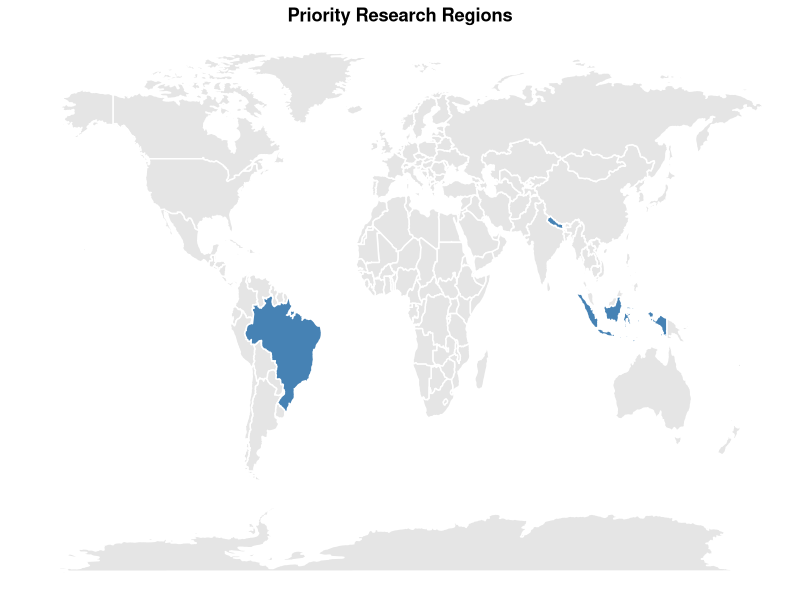
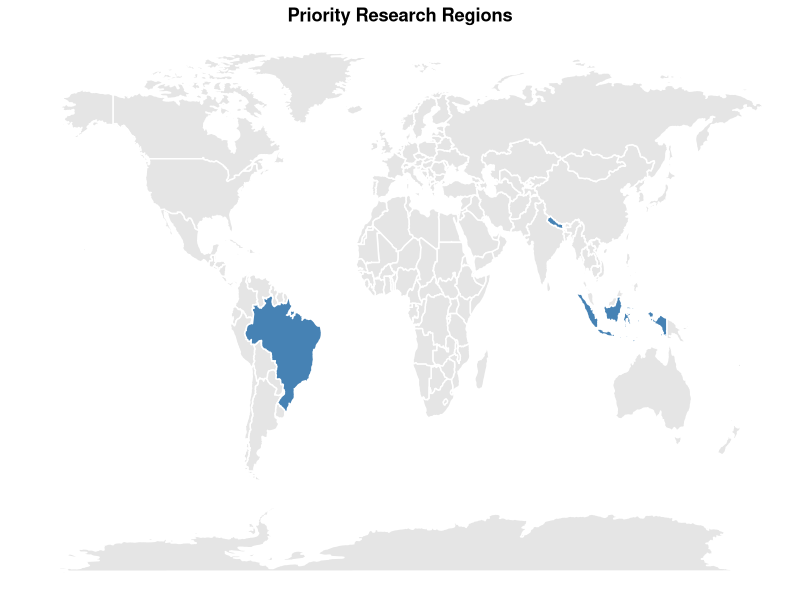

Source code (R) for these figures, in order:
# Simple version - minimal dependencies
library(ggplot2)
library(maps)

# Get world data
world_data <- map_data("world")

# Countries to highlight
highlight_countries <- c("Brazil", "Nepal", "Indonesia")

# Create simple map
simple_map <- ggplot() +
  geom_polygon(data = world_data, 
               aes(x = long, y = lat, group = group),
               fill = "gray90", color = "white") +
  geom_polygon(data = subset(world_data, region %in% highlight_countries),
               aes(x = long, y = lat, group = group),
               fill = "steelblue", color = "white") +
  theme_void() +
  labs(title = "Priority Research Regions") +
  theme(plot.title = element_text(hjust = 0.5, face = "bold"))

print(simple_map)
ggsave("figures/map_simple_priority.png", simple_map, width = 8, height = 5, dpi = 300)